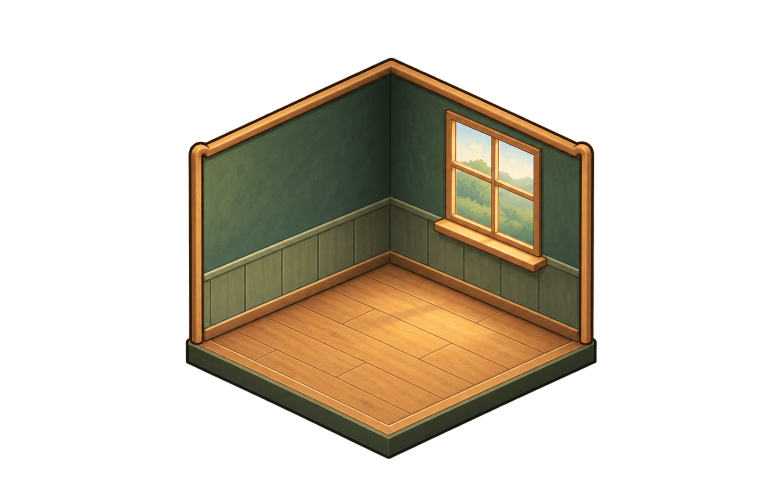
#> input picture cozy/assets/masters/rooms/small.png, 1564 x 1006 px (shown at 1/2 size); its folder holds 3 pictures in this run
$ python measure-room.py
#> lines starting #> are read from the running program, lines starting #| are printed output that depends on the picture
"""Measure the canonical isometric camera straight off the room artwork.

The floor is the source of truth. Every room master is an illustrated raster, so
instead of assuming a projection we read it back out of the pixels and emit a
calibration the engine projects with. That guarantees a footprint drawn by the
grid lands exactly on the painted floor, which is the only way furniture can
look like it is standing in the room rather than pasted on top of it.

Two independent measurements per room:

  slope   the angle of the floor axes, fitted over hundreds of columns along the
          floor/wainscot junction. Robust (sub-pixel residuals) because those
          junctions are long straight lines.
  extent  the floor's left and right corners, taken from the widest points of
          the alpha silhouette. Unambiguous, unlike the apex, which sits behind
          a wooden corner post that shares the floor's colour.

The apex is then derived from the two corners and the slope rather than looked
for directly.

    python tools/measure-room.py            # rewrite logic/room-camera.mjs
    python tools/measure-room.py --check    # verify it still matches the art
"""
import argparse
import json
import math
from pathlib import Path
from PIL import Image

ROOT = Path(__file__).resolve().parents[1]
# Must match CELL in logic/grid.mjs: the world unit every sprite is calibrated
# against. Rooms are scaled to fit it, never the other way round.
CELL = 88
SCENE = (1400, 900)
ROOMS = {'small': 4, 'medium': 5, 'large': 6}


def is_floor(p):
    r, g, b, a = p
    return a > 60 and r > 175 and r - g > 55 and g - b > 45


def robust_line(points, rounds=4):
    """Least squares with iterative outlier rejection; returns slope, intercept, residual."""
    keep = list(points)
    m = b = 0.0
    for _ in range(rounds):
        n = len(keep)
        sx = sum(p[0] for p in keep); sy = sum(p[1] for p in keep)
        sxy = sum(p[0] * p[1] for p in keep); sxx = sum(p[0] ** 2 for p in keep)
        m = (n * sxy - sx * sy) / (n * sxx - sx * sx)
        b = (sy - m * sx) / n
        residuals = sorted(abs(m * p[0] + b - p[1]) for p in keep)
        cut = max(3.0, residuals[int(len(residuals) * .7)])
        tighter = [p for p in keep if abs(m * p[0] + b - p[1]) <= cut]
        if len(tighter) < 12:
            break
        keep = tighter
    return m, b, max(abs(m * p[0] + b - p[1]) for p in keep), len(keep)


def probe(name):
    """Raw measurement of one room master, before any canonical decision."""
    image = Image.open(ROOT / 'assets' / 'masters' / 'rooms' / f'{name}.png').convert('RGBA')
    px = image.load()
    width, height = image.size

    # Floor axis angle, from the topmost floor pixel in each column.
    tops = {}
    for x in range(width):
        ys = [y for y in range(height) if is_floor(px[x, y])]
        if len(ys) > 25:
            tops[x] = min(ys)
    xs = sorted(tops)
    centre = min(tops, key=lambda x: tops[x])
    left_slope, _, left_err, left_n = robust_line([(x, tops[x]) for x in xs if xs[0] + 20 < x < centre - 70])
    right_slope, _, right_err, right_n = robust_line([(x, tops[x]) for x in xs if centre + 70 < x < xs[-1] - 20])
    slope = (abs(left_slope) + abs(right_slope)) / 2

    # Floor extent, from the widest points of the silhouette.
    alpha = image.getchannel('A').load()
    spans = {}
    for x in range(width):
        ys = [y for y in range(height) if alpha[x, y] > 60]
        if ys:
            spans[x] = (min(ys), max(ys))
    columns = sorted(spans)
    lx, rx = columns[0], columns[-1]
    left_y = sum(spans[lx]) / 2
    right_y = sum(spans[rx]) / 2
    apex_x = (lx + rx) / 2
    apex_y = ((left_y - (apex_x - lx) * slope) + (right_y - (rx - apex_x) * slope)) / 2
    half = ((apex_x - lx) + (rx - apex_x)) / 2

    return {'slope': slope, 'apex': (apex_x, apex_y), 'half': half, 'size': (width, height),
            'left': left_slope, 'right': right_slope, 'err': max(left_err, right_err),
            'samples': left_n + right_n}


def calibrate(found, cells, canon):
    """Place one room on the canonical camera.

    The three masters were drawn at slightly different elevations (24.74 / 24.11 /
    23.63 degrees), so a sprite grounded in one is wrong in the others. One angle
    has to win. We keep the horizontal scale that makes a cell exactly CELL wide
    and scale the art vertically by canon/slope, which is the only axis an
    elevation change touches. The correction is under 3%, far below what reads as
    a stretch, and it buys an identical floor in every room.
    """
    slope = found['slope']
    apex_x, apex_y = found['apex']
    width, height = found['size']
    scale = CELL * cells / found['half']
    stretch = canon / slope
    art_w, art_h = width * scale, height * scale * stretch
    offset_x, offset_y = (SCENE[0] - art_w) / 2, (SCENE[1] - art_h) / 2
    origin = (offset_x + apex_x * scale, offset_y + apex_y * scale * stretch)
    front_y = origin[1] + 2 * cells * CELL * canon
    left_slope, right_slope = found['left'], found['right']

    return {
        'cells': cells,
        'tilt': round(canon, 5),
        'degrees': round(math.degrees(math.atan(canon)), 3),
        'stretch': round(stretch, 5),
        'authoredDegrees': round(math.degrees(math.atan(slope)), 3),
        'origin': {'x': round(origin[0], 2), 'y': round(origin[1], 2)},
        'fit': {
            'x': round(offset_x / SCENE[0] * 100, 4), 'y': round(offset_y / SCENE[1] * 100, 4),
            'w': round(art_w / SCENE[0] * 100, 4), 'h': round(art_h / SCENE[1] * 100, 4),
        },
        'quality': {
            'leftDeg': round(math.degrees(math.atan(abs(left_slope))), 3),
            'rightDeg': round(math.degrees(math.atan(abs(right_slope))), 3),
            'residualPx': round(found['err'], 2),
            'samples': found['samples'],
            'frontY': round(front_y, 1),
        },
    }


parser = argparse.ArgumentParser()
parser.add_argument('--check', action='store_true', help='fail if the committed calibration is stale')
args = parser.parse_args()

# One canonical camera for every size. The medium room wins because it has the
# lowest fit residual (0.91 px) and sits between the other two, so no room moves
# far. Changing this value re-grounds every asset: re-run tools/measure-axes.py.
probes = {name: probe(name) for name in ROOMS}
#> in probe, image is the input picture: PIL image 1564x1006 RGBA; mean R, G, B, A 40.9, 33.3, 20.2, 80.3
#> call 2 of probe, with name = 'medium'
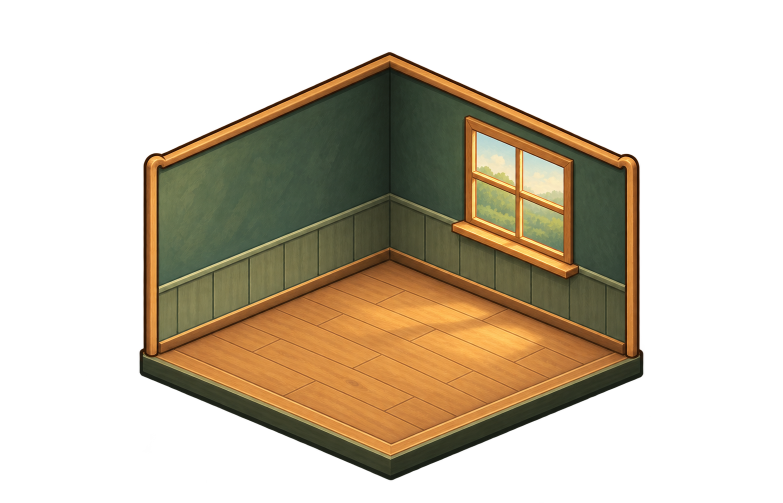
#> input picture cozy/assets/masters/rooms/medium.png, 1565 x 1005 px (shown at 1/2 size)
#> in probe, image is the input picture: PIL image 1565x1005 RGBA; mean R, G, B, A 53.4, 42.7, 24.9, 102.8
#> call 3 of probe, with name = 'large'
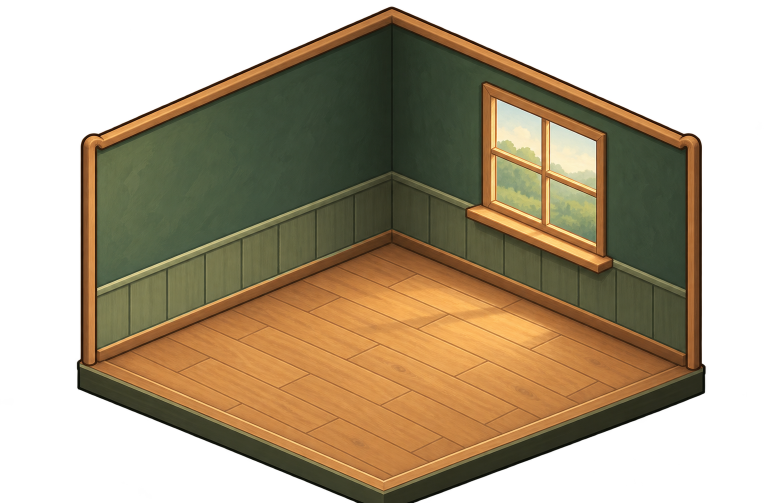
#> input picture cozy/assets/masters/rooms/large.png, 1564 x 1006 px (shown at 1/2 size)
#> in probe, image is the input picture: PIL image 1564x1006 RGBA; mean R, G, B, A 76.7, 61.8, 37.4, 151.6
CANON = probes['medium']['slope']
rooms = {name: calibrate(probes[name], cells, CANON) for name, cells in ROOMS.items()}
target = ROOT / 'logic' / 'room-camera.mjs'
body = (
    '// Generated by tools/measure-room.py from the room artwork. Do not hand-edit:\n'
    '// re-run the tool when a room master changes.\n'
    '//\n'
    '// The floor is the canonical camera. Every size shares ONE tilt. Each master was drawn at a\n'
    '// slightly different elevation, so each is scaled vertically by `stretch`.\n'
    'export const ROOM_CAMERAS = ' + json.dumps(rooms, indent=2) + ';\n'
)

if args.check:
    current = target.read_text(encoding='utf-8') if target.exists() else ''
    if current.strip() != body.strip():
        raise SystemExit('room-camera.mjs is stale; re-run tools/measure-room.py')
    print('room camera calibration is up to date')
else:
    target.write_text(body, encoding='utf-8')
    for name, room in rooms.items():
        q = room['quality']
        print(f"{name:7} {room['degrees']:.2f}deg (L {q['leftDeg']:.2f} / R {q['rightDeg']:.2f}, "
              f"residual {q['residualPx']}px over {q['samples']} samples)  "
              f"origin {room['origin']}  front y {q['frontY']}")
#> this loop made 3 passes
#> name on passes 1 to 3: 'small', 'medium', 'large'
#| small   24.11deg (L 24.80 / R 24.68, residual 1.24px over 580 samples)  origin {'x': 700.0, 'y': 451.15}  front y 766.1
#| medium  24.11deg (L 24.21 / R 24.00, residual 0.91px over 760 samples)  origin {'x': 700.0, 'y': 447.57}  front y 841.3
#| large   24.11deg (L 23.59 / R 23.67, residual 0.99px over 942 samples)  origin {'x': 700.42, 'y': 421.05}  front y 893.5
    print(f'\nwrote {target.relative_to(ROOT)}')
